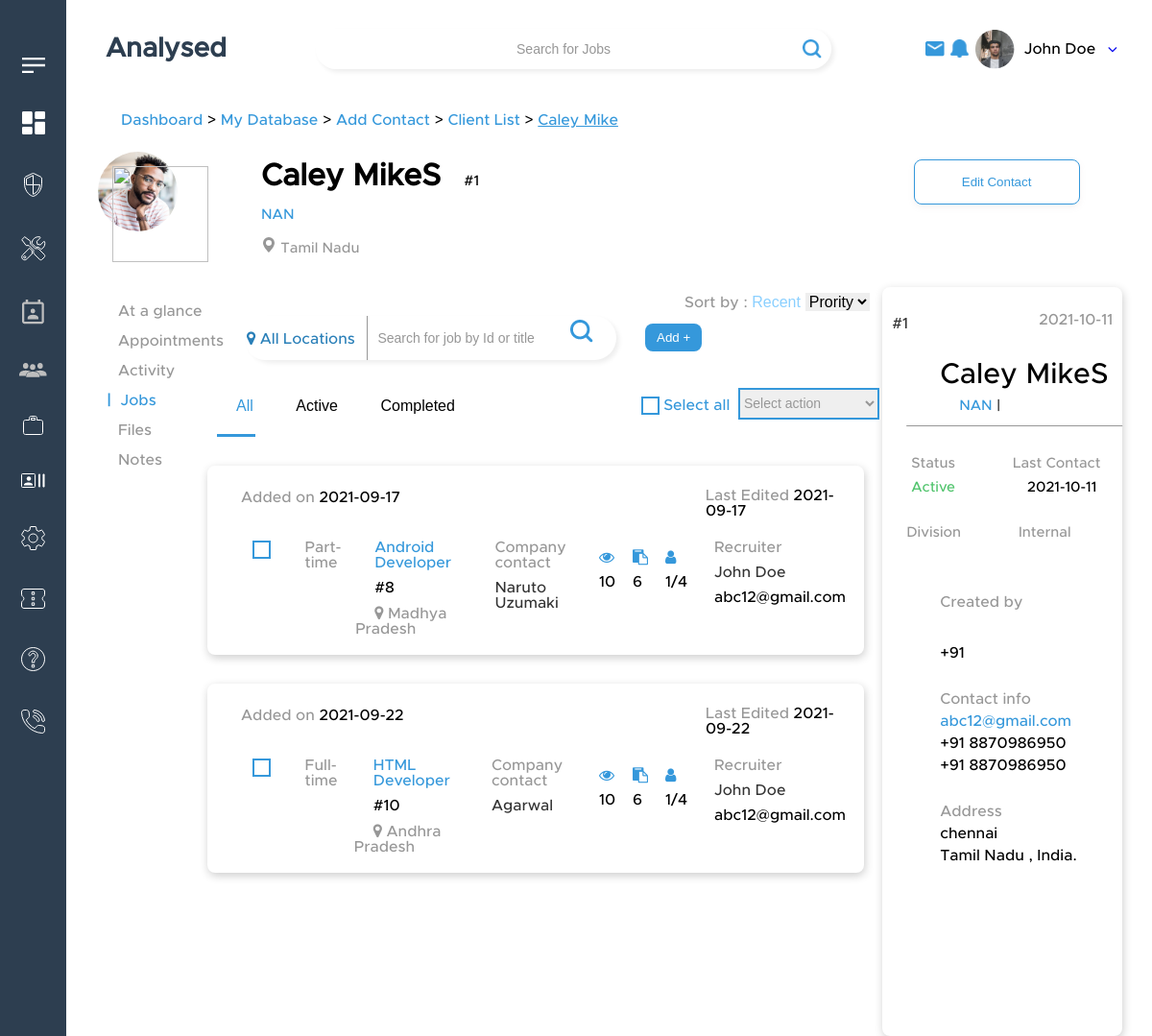
The app's page /recruiter/contact_specific-5.php?c_id=1 with its own data.
### tables this page shows
CREATE TABLE `contacts` (
  `contact_id` int(11) NOT NULL,
  `creator_id` int(11) DEFAULT NULL,
  `company` varchar(50) DEFAULT NULL,
  `fname` varchar(100) NOT NULL,
  `lname` varchar(100) NOT NULL,
  `status` varchar(100) NOT NULL,
  `picture` varchar(100) NOT NULL,
  `job_title` varchar(255) NOT NULL,
  `email` varchar(255) NOT NULL,
  `phone` varchar(15) NOT NULL,
  `address` varchar(255) NOT NULL,
  `skills` varchar(255) NOT NULL,
  `industry` varchar(255) NOT NULL,
  `last_meeting` date DEFAULT NULL,
  `mname` varchar(20) NOT NULL,
  `title` varchar(100) DEFAULT NULL,
  `city` varchar(30) NOT NULL,
  `zip_code` int(10) NOT NULL,
  `state` varchar(30) NOT NULL,
  `country` varchar(30) NOT NULL,
  `company_name` varchar(50) NOT NULL DEFAULT 'NAN',
  `contact_type` varchar(20) NOT NULL,
  `division` varchar(30) NOT NULL,
  `source` varchar(30) NOT NULL,
  `reports_to` varchar(30) NOT NULL,
  `last_contact` varchar(10) NOT NULL,
  `visibility` varchar(20) NOT NULL,
  `validity` varchar(20) NOT NULL,
  `lastvisit` date NOT NULL,
  `LinkedIn_profile` varchar(100) NOT NULL,
  `added_on` date NOT NULL DEFAULT current_timestamp()
);

CREATE TABLE `client` (
  `client_id` int(255) NOT NULL,
  `company_name` varchar(50) NOT NULL,
  `status` varchar(50) NOT NULL,
  `company` varchar(50) NOT NULL,
  `company_img` varchar(50) NOT NULL,
  `ownership` varchar(20) NOT NULL,
  `industry` varchar(50) NOT NULL,
  `source` varchar(20) NOT NULL,
  `parent_company` varchar(20) NOT NULL,
  `active_contact` varchar(50) NOT NULL,
  `company_desc` varchar(1000) NOT NULL,
  `permanent_fee` varchar(20) NOT NULL,
  `contract_fee` varchar(20) NOT NULL,
  `main_email` varchar(20) NOT NULL,
  `contact_no` bigint(10) NOT NULL,
  `address` varchar(100) NOT NULL,
  `city` varchar(20) NOT NULL,
  `zipcode` varchar(10) NOT NULL,
  `state` varchar(20) NOT NULL,
  `country` varchar(20) NOT NULL,
  `bank_name` varchar(20) NOT NULL,
  `bank_id` bigint(20) NOT NULL,
  `bank_acc_no` bigint(20) NOT NULL,
  `iban` varchar(20) NOT NULL,
  `vat` varchar(20) NOT NULL
);

CREATE TABLE `joblistings` (
  `job_id` int(255) NOT NULL,
  `recruiter_id` int(255) NOT NULL,
  `job_description` varchar(50) NOT NULL,
  `logo` varchar(50) NOT NULL,
  `position` varchar(50) NOT NULL,
  `industry` varchar(50) NOT NULL,
  `job_type` varchar(50) NOT NULL,
  `client_company` varchar(50) NOT NULL,
  `contact_client_company` varchar(50) NOT NULL,
  `business_dev_manager` varchar(50) NOT NULL,
  `status` varchar(50) NOT NULL,
  `priority` varchar(50) NOT NULL,
  `job_reference_number` varchar(50) NOT NULL,
  `designation` varchar(100) NOT NULL,
  `recruiters_name` varchar(100) NOT NULL,
  `openings` varchar(20) NOT NULL,
  `start_date` date NOT NULL,
  `end_date` date NOT NULL,
  `country` varchar(50) NOT NULL,
  `state` varchar(50) NOT NULL,
  `district` varchar(50) NOT NULL,
  `starting_time` time(5) NOT NULL,
  `ending_time` time(5) NOT NULL,
  `client_margin` varchar(50) NOT NULL,
  `advert_contact_name` varchar(50) NOT NULL,
  `advert_contact_no` varchar(10) NOT NULL,
  `skills` varchar(100) NOT NULL,
  `qualification` varchar(100) NOT NULL,
  `eligibility_criteria` varchar(100) NOT NULL,
  `required_experience` varchar(50) NOT NULL,
  `relevant_experience` varchar(100) NOT NULL,
  `irrelevant_experience` varchar(100) NOT NULL,
  `roles_and_opportunity` varchar(100) NOT NULL,
  `growth_opportunity` varchar(100) NOT NULL,
  `learning_opportunity` varchar(100) NOT NULL,
  `emp_endorsement` varchar(100) NOT NULL,
  `emp_benefits` varchar(100) NOT NULL,
  `reputation_of_org` varchar(100) NOT NULL,
  `advert_job_description` varchar(100) NOT NULL,
  `workspace_view` varchar(50) NOT NULL,
  `transportation` varchar(50) NOT NULL,
  `package_type` varchar(50) NOT NULL,
  `package_duration` varchar(50) NOT NULL,
  `package` bigint(50) NOT NULL,
  `bill_rate` int(50) NOT NULL,
  `markup` int(50) NOT NULL,
  `days_on` varchar(50) NOT NULL,
  `days_off` varchar(50) NOT NULL,
  `shift_pattern` varchar(50) NOT NULL,
  `added_on` date NOT NULL,
  `company` varchar(50) NOT NULL
);

### recruiter/contact_specific-5.php (the view, shortened to what the rows shown need)
<?php include('header.php') ?>
<?php
   $conn=mysqli_connect(LOCALHOST,DB_USERNAME,DB_PASSWORD,DB_NAME) or die(mysqli_error());
?>
<?php
    $sql="select * from client ";
    $res=mysqli_query($conn,$sql);
    if($res == TRUE)
    {
        $count=mysqli_num_rows($res);
        if($count >0)
        {
            while($rows=mysqli_fetch_assoc($res))
            {
                $company_name=$rows['company_name'];
                $main_email=$rows['main_email'];
                $contact_no=$rows['contact_no'];
                $city=$rows['city'];
                $state=$rows['state'];
                $country=$rows['country'];
                $status=$rows['status'];
                $created_by=$rows['created_by'];
                $created_email=$rows['created_email'];
                $created_no=$rows['created_no'];
            }
        }
    }
?>
<?php
  $c_id=$_GET['c_id'];
    $sql="select * from contacts where contact_id='$c_id'";
    $res=mysqli_query($conn,$sql);
    if($res == TRUE)
    {
        $count=mysqli_num_rows($res);
        if($count >0)
        {
            while($rows=mysqli_fetch_assoc($res))
            {
                $fname=$rows['fname'];
                $lname=$rows['lname'];
                $picture=$rows['picture'];
                $status=$rows['status'];
                $city=$rows['city'];
                $city=$rows['city'];
                $state=$rows['state'];
                $country=$rows['country'];
                $company_name=$rows['company_name'];
                $added_on=$rows['added_on'];
            }
        }
    }
?>
<link rel="stylesheet" href="./css/contact_specific-5_running.css">
<link rel="stylesheet" href="//code.jquery.com/ui/1.12.1/themes/base/jquery-ui.css">
<?php
   $flag=0;
      ?>
<body>
    <div class="container container-adjust">
        <div class="small_container">
            <div class="bread-crumbs_Mytools-recruiter">
                <a href="dashboard.php" class="unactive-breadcrumb-link">Dashboard</a> > <a href=" candidate_list.php"
                    class="unactive-breadcrumb-link">My Database</a> > <a href="addContact.php"
                    class="unactive-breadcrumb-link">Add Contact</a> > <a href="contact_list.php"
                    class="unactive-breadcrumb-link"> Client List</a> > <a href=""
                    class="active-breadcrumb-link"><?php echo  $fname ?></a>
            </div>
            <div class="profile-img">
                <?php echo '<img src="../img/'.$picture.' " >' ;   ?>
                <h1><?php echo  $fname, $lname ?><p1> #<?php echo  $c_id ?></p1>
                </h1><br>
                <h2><?php echo  $company_name ?>
                </h2><br>
                <h4><svg xmlns="http://www.w3.org/2000/svg" width="16" height="16" fill="currentColor"
                        class="bi bi-geo-alt-fill" viewBox="0 0 16 16">
                        <path
                            d="M8 16s6-5.686 6-10A6 6 0 0 0 2 6c0 4.314 6 10 6 10zm0-7a3 3 0 1 1 0-6 3 3 0 0 1 0 6z" />
                    </svg> <?php echo  $state ?></h4>
            </div>
            <br><br>
            <div class="status">
                <div class="status1">
                    <p>#<?php echo  $c_id ?></p>
                    <span><?php echo  $added_on ?></span>
                </div>
                <div class="status-name" style="margin-top:30px;">
                    <span style="margin-left:50px;"><?php echo  $fname, $lname ?></span>
                    <p style="color:#3598DB;margin-left:70px"><?php echo  $company_name ?> <span style="color:black">|
                            <?php  ?></span></p>
                    <u
                        style="color:#979797;margin-left:15px">&emsp;&emsp;&emsp;&emsp;&emsp;&emsp;&emsp;&emsp;&emsp;&emsp;&emsp;&emsp;&emsp;&emsp;&emsp;</u>
                    <br><br>
                    <span style="color:#979797; font-size:15px; margin-left:20px;">Status&emsp;&emsp;&emsp;&emsp;Last
                        Contact</span>
                    <br>
                </div>
                <div class="displayname">
                    <span><?php echo  $status ?></span>&emsp;&emsp;&emsp;&emsp;&emsp;<?php echo  $added_on ?>
                </div>
                <br><br>
                <div class="fee">
                    <span>Division&emsp;&emsp;&emsp;&emsp;Internal</span><br>
                </div>
                <div class="fee-percent">
                </div>
                <br><br>
                <div class="details">
                    <p style="color:#979797;padding-top: 0px;">Created by</p>
                    <br>
                    <p style="color:#3598DB;"><?php echo  $created_by ?></p>
                    <p style="color:black;"><?php echo  $created_email ?></p>
                    <p style="color:black;">+91 <?php echo  $created_no ?></p>
                    <br><br>
                    <p style="color:#979797;padding-top: 0px;">Contact info</p>
                    <p style="color:#3598DB;"><?php echo  $main_email ?></p>
                    <p style="color:black;">+91 <?php echo  $contact_no ?></p>
                    <p style="color:black;">+91 <?php echo  $contact_no ?></p>
                    <br><br>
                    <p style="color:#979797;padding-top: 0px;">Address</p>
                    <p style="color:black"><?php echo  $city ?></p>
                    <p style="color: black;"><?php echo  $state ?> , <?php echo  $country ?>.</p>
                    <br><br>
                </div>
            </div>
            <div class="left-side-container-1">
                <div id="Div1">
                    <?php
                       if($flag == 0)
                       {
                           $sql1="select * from joblistings";
                       }
                        $res=mysqli_query($conn,$sql1);
                        if($res == TRUE)
                        {
                            $count=mysqli_num_rows($res);
                            if($count >0)
                            {
                                while($rows=mysqli_fetch_assoc($res))
                                {
                                    $start_date=$rows['start_date'];
                                    $job_type=$rows['job_type'];
                                    $position=$rows['position'];
                                    $job_id=$rows['job_id'];
                                    $state=$rows['state'];
                                    $contact_client_company=$rows['contact_client_company'];
                                    $recruiters_name=$rows['recruiters_name'];
                    ?>
                    <div class="row div-1-row">
                        <p class="added-class-1">Added on <span><?php echo $start_date; ?></span></p>
                        <p class="added-class-2">Last Edited <span><?php echo $start_date; ?></span></p>
                        <div class="column">
                            <label for="c1"></label>
                        </div>
                        <div class="column">
                        </div>
                        <div class="col-div">
                            <div class="column div-col-1">
                                <p class="col-2"><?php echo $job_type; ?></p>
                            </div>
                            <div class="column div-col-2">
                                <p class="col-3"><?php echo $position; ?></p>
                                <p class="col-3-1">#<?php echo $job_id; ?></p>
                                <span class="col-span-3"><i class="fa fa-map-marker" aria-hidden="true"></i>
                                    <?php echo $state; ?></span>
                            </div>
                            <div class="column div-col-3">
                                <p class="col-4">Company contact</p>
                                <p class="col-4-1"><?php echo $contact_client_company; ?></p>
                            </div>
                            <div class="column div-col-4" id="eye">
                                <p class="col-5"><i class="fa fa-eye" aria-hidden="true"></i></p>
                                <span class="col-span-5">10<?php  ?></span>
                            </div>
                            <div class="column div-col-5" id="board">
                                <p class="col-5"><i class="fa fa-clipboard" aria-hidden="true"></i></p>
                                <span class="col-span-5">6</span>
                            </div>
                            <div class="column div-col-6" id="user">
                                <p class="col-5"><i class="fa fa-user" aria-hidden="true"></i></p>
                                <span class="col-span-5">1/4</span>
                            </div>
                            <div class="column div-col-7" id="recruiter">
                                <p class="col-6">Recruiter</p>
                                <p class="col-6-1"><?php echo $recruiters_name; ?></p>
                                <span class="col-span-6"><?php echo $main_email; ?></span>
                            </div>
                        </div>
                    </div>
                    <?php
                            }
                        }
                    }
                    ?>
                </div>
            </div>
        </div>
    </div>
</body>

### records on screen
contacts: fname "Caley Mike", lname "S", company_name "NAN", state "Tamil Nadu", added_on "2021-10-11", status "Active", city "chennai", country "India"
client: main_email "abc12@gmail.com", contact_no "8870986950"
joblistings: start_date "2021-09-17", job_type "Part-time", position "Android Developer", job_id "8", state "Madhya Pradesh", contact_client_company "Naruto Uzumaki", recruiters_name "John Doe"
joblistings: start_date "2021-09-22", job_type "Full-time", position "HTML Developer", job_id "10", state "Andhra Pradesh", contact_client_company "Agarwal", recruiters_name "John Doe"

### other values on screen
$c_id "1"
